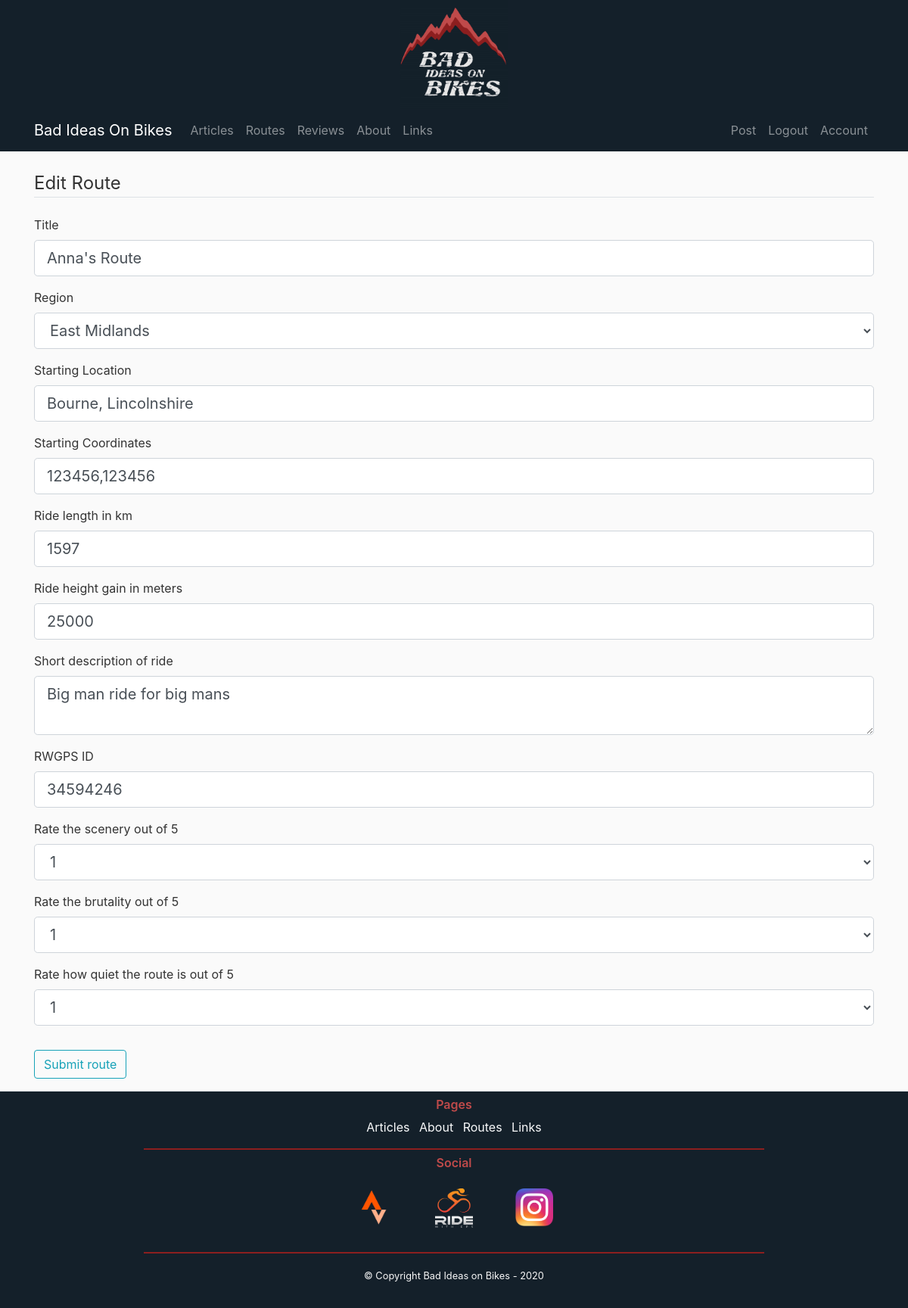
/routes/1/update (signed in), run on the app's committed database.
### flaskbiob/models.py (models this page shows, shortened)
class Routes(db.Model):
    id = db.Column(db.Integer, primary_key=True)
    title = db.Column(db.String(100), nullable=False)
    region = db.Column(db.String(100), nullable=False)
    starting_location = db.Column(db.String(100), nullable=False)
    starting_coordinates = db.Column(db.String(100), nullable=False)
    length = db.Column(db.Integer, nullable=False)
    ascent = db.Column(db.Integer, nullable=False)
    scenery = db.Column(db.Integer, nullable=False)
    brutality = db.Column(db.Integer, nullable=False)
    quietness = db.Column(db.Integer, nullable=False)
    description = db.Column(db.Text, nullable=False)
    link = db.Column(db.String(100), nullable=False)
    post = db.Column(db.Integer, db.ForeignKey("posts.id"), nullable=True)
    user = db.Column(db.Integer, db.ForeignKey("users.id"), nullable=False)

### flaskbiob/routes/routes.py (the view)
@routes.route("/routes/<route_id>/update", methods=["GET", "POST"])
@login_required
def updateroutePage(route_id):
    route = Routes.query.get_or_404(route_id)
    if route.author != current_user:
        abort(403)
    form = RouteForm()
    if form.validate_on_submit():
        route.title = form.title.data
        route.region = form.region.data
        route.starting_location = form.starting_location.data
        route.starting_coordinates = form.starting_coordinates.data
        route.length = form.length.data
        route.ascent = form.ascent.data
        route.description = form.description.data
        route.link = form.link.data
        route.scenery = form.scenery.data
        route.brutality = form.brutality.data
        route.quietness = form.quietness.data
        db.session.commit()
        flash("Post updated!", "success")
        return redirect(url_for("posts.postPage", post_id=route.post))
    elif request.method == "GET":
        form.title.data = route.title
        form.region.data = route.region
        form.starting_location.data = route.starting_location
        form.starting_coordinates.data = route.starting_coordinates
        form.length.data = route.length
        form.ascent.data = route.ascent
        form.description.data = route.description
        form.link.data = route.link
        form.scenery.data = route.scenery
        form.brutality.data = route.brutality
        form.quietness.data = route.quietness
    return render_template("Edit_Route.html", title="Edit Route", form=form)

### flaskbiob/routes/forms.py
class RouteForm(FlaskForm):
    title = StringField("Title", validators=[DataRequired()])
    region = SelectField("Region", choices=["South East", "London", "North West", "East of England", "West Midlands",
                                            "South West", "Yorkshire and Humber", "East Midlands", "North East"])
    starting_location = StringField("Starting Location", validators=[DataRequired()])
    starting_coordinates = StringField("Starting Coordinates", validators=[DataRequired()])
    length = IntegerField("Ride length in km", validators=[DataRequired()])
    ascent = IntegerField("Ride height gain in meters", validators=[DataRequired()])
    description = TextAreaField("Short description of ride", validators=[DataRequired()])
    link = StringField("RWGPS ID", validators=[DataRequired()])
    scenery = SelectField("Rate the scenery out of 5", choices=[1, 2, 3, 4, 5])
    brutality = SelectField("Rate the brutality out of 5", choices=[1, 2, 3, 4, 5])
    quietness = SelectField("Rate how quiet the route is out of 5", choices=[1, 2, 3, 4, 5])
    submit = SubmitField("Submit route")

### flaskbiob/models.py (called while the page is built)
@login_manager.user_loader
def load_user(user_id):
    return Users.query.get(int(user_id))

### flaskbiob/templates/Edit_Route.html (shortened to what this page needs)
{% extends "BASE.html" %}
{% block content %}
    <div class="content-section">
        <form method="POST" action="" enctype="multipart/form-data">
            <fieldset class="form-group">
                <legend class="border-bottom mb-4">
                    Edit Route
                </legend>
                <div class="form-group">
                    {{ form.title.label(class="form-control-label") }}
                    {% if form.title.errors %}
                        {{ form.title(class="form-control form-control-lg is-invalid") }}
                        <div class="invalid-feedback">
                            {% for error in form.title.errors %}
                                <span>{{ error }}</span>
                            {% endfor %}
                        </div>
                    {% else %}
                        {{ form.title(class="form-control form-control-lg") }}
                    {% endif %}
                </div>
                <div class="form-group">
                    {{ form.region.label(class="form-control-label") }}
                    {% if form.region.errors %}
                        {{ form.region(class="form-control form-control-lg is-invalid") }}
                        <div class="invalid-feedback">
                            {% for error in form.region.errors %}
                                <span>{{ error }}</span>
                            {% endfor %}
                        </div>
                    {% else %}
                        {{ form.region(class="form-control form-control-lg") }}
                    {% endif %}
                </div>
                <div class="form-group">
                    {{ form.starting_location.label(class="form-control-label") }}
                    {% if form.starting_location.errors %}
                        {{ form.starting_location(class="form-control form-control-lg is-invalid") }}
                        <div class="invalid-feedback">
                            {% for error in form.starting_location.errors %}
                                <span>{{ error }}</span>
                            {% endfor %}
                        </div>
                    {% else %}
                        {{ form.starting_location(class="form-control form-control-lg") }}
                    {% endif %}
                </div>
                <div class="form-group">
                    {{ form.starting_coordinates.label(class="form-control-label") }}
                    {% if form.starting_coordinates.errors %}
                        {{ form.starting_coordinates(class="form-control form-control-lg is-invalid") }}
                        <div class="invalid-feedback">
                            {% for error in form.starting_coordinates.errors %}
                                <span>{{ error }}</span>
                            {% endfor %}
                        </div>
                    {% else %}
                        {{ form.starting_coordinates(class="form-control form-control-lg") }}
                    {% endif %}
                </div>
                <div class="form-group">
                    {{ form.length.label(class="form-control-label") }}
                    {% if form.length.errors %}
                        {{ form.length(class="form-control form-control-lg is-invalid") }}
                        <div class="invalid-feedback">
                            {% for error in form.length.errors %}
                                <span>{{ error }}</span>
                            {% endfor %}
                        </div>
                    {% else %}
                        {{ form.length(class="form-control form-control-lg") }}
                    {% endif %}
                </div>
                <div class="form-group">
                    {{ form.ascent.label(class="form-control-label") }}
                    {% if form.ascent.errors %}
                        {{ form.ascent(class="form-control form-control-lg is-invalid") }}
                        <div class="invalid-feedback">
                            {% for error in form.ascent.errors %}
                                <span>{{ error }}</span>
                            {% endfor %}
                        </div>
                    {% else %}
                        {{ form.ascent(class="form-control form-control-lg") }}
                    {% endif %}
                </div>
                <div class="form-group">
                    {{ form.description.label(class="form-control-label") }}
                    {% if form.description.errors %}
                        {{ form.description(class="form-control form-control-lg is-invalid") }}
                        <div class="invalid-feedback">
                            {% for error in form.description.errors %}
                                <span>{{ error }}</span>
                            {% endfor %}
                        </div>
                    {% else %}
                        {{ form.description(class="form-control form-control-lg") }}
                    {% endif %}
                </div>
                <div class="form-group">
                    {{ form.link.label(class="form-control-label") }}
                    {% if form.link.errors %}
                        {{ form.link(class="form-control form-control-lg is-invalid") }}
                        <div class="invalid-feedback">
                            {% for error in form.link.errors %}
                                <span>{{ error }}</span>
                            {% endfor %}
                        </div>
                    {% else %}
                        {{ form.link(class="form-control form-control-lg") }}
                    {% endif %}
                </div>
                <div class="form-group">
                    {{ form.scenery.label(class="form-control-label") }}
                    {% if form.scenery.errors %}
                        {{ form.scenery(class="form-control form-control-lg is-invalid") }}
                        <div class="invalid-feedback">
                            {% for error in form.scenery.errors %}
                                <span>{{ error }}</span>
                            {% endfor %}
                        </div>
                    {% else %}
                        {{ form.scenery(class="form-control form-control-lg") }}
                    {% endif %}
                </div>
                <div class="form-group">
                    {{ form.brutality.label(class="form-control-label") }}
                    {% if form.brutality.errors %}
                        {{ form.brutality(class="form-control form-control-lg is-invalid") }}
                        <div class="invalid-feedback">
                            {% for error in form.brutality.errors %}
                                <span>{{ error }}</span>
                            {% endfor %}
                        </div>
                    {% else %}
                        {{ form.brutality(class="form-control form-control-lg") }}
                    {% endif %}
                </div>
                <div class="form-group">
                    {{ form.quietness.label(class="form-control-label") }}
                    {% if form.quietness.errors %}
                        {{ form.quietness(class="form-control form-control-lg is-invalid") }}
                        <div class="invalid-feedback">
                            {% for error in form.quietness.errors %}
                                <span>{{ error }}</span>
                            {% endfor %}
                        </div>
                    {% else %}
                        {{ form.quietness(class="form-control form-control-lg") }}
                    {% endif %}
                </div>
            </fieldset>
                <div class="form-group">
                    {{form.submit(class="btn btn-outline-info")}}
                </div>
        </form>
    </div>
{% endblock content %}

### flaskbiob/static/main.css (style rules this page uses)
body { background: #fafafa; color: #333333; }

### data on the page
Routes: title "Anna's Route", region "East Midlands", starting_location "Bourne, Lincolnshire", starting_coordinates "123456,123456", length "1597", ascent "25000", description "Big man ride for big mans", link "34594246", scenery "1", brutality "1", quietness "1"
